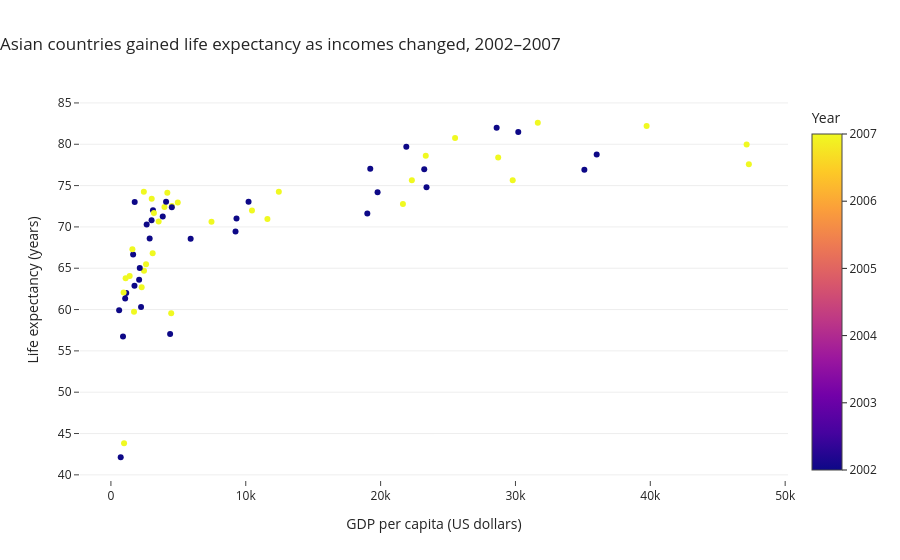

Notebook code cell kept with this figure:
### Markdown cell above
## Task 1 — Scatter: life expectancy change over time

**What to build:** A scatter showing **GDP per capita vs life expectancy** for **two years** (2002 and 2007) to show how both moved — use **colour for year** (just 2 colours), **one continent only**.

Choose any continent except Africa (that was the example). Highlight the change direction.

> 💡 Filter: `df.loc[df['continent'] == 'YOUR_CHOICE']` then filter years

### Code cell
# Task 1: GDP per capita and life expectancy in Asia, 2002 vs 2007
 
asia_data = df.loc[df["continent"] == "Asia"]

asia_data = asia_data.loc[asia_data["year"].isin([2002, 2007])]
 
fig = px.scatter(

    asia_data,

    x="gdpPercap",

    y="lifeExp",

    color="year",

    color_discrete_map={

        2002: "#4C78A8",

        2007: "#E45756"

    },

    hover_name="country",

    hover_data={

        "gdpPercap": ":,.0f",

        "lifeExp": ":.1f",

        "year": True

    },

    title="Asian countries gained life expectancy as incomes changed, 2002–2007",

    labels={

        "gdpPercap": "GDP per capita (US dollars)",

        "lifeExp": "Life expectancy (years)",

        "year": "Year"

    }

)
 
fig.update_layout(

    template="simple_white",

    title_x=0,

    xaxis=dict(showgrid=False, showline=False),

    yaxis=dict(showgrid=True, gridcolor="#EEEEEE", showline=False),

    legend_title_text="Year"

)
 
fig.show()

fig.show(renderer="png")

### Figure 1 — Plotly figure (JSON) as saved in the notebook; plotly's stock layout.template omitted (floating-point values rounded to 4 significant figures)
{"data": [{"customdata": [[2002], [2007], [2002], [2007], [2002], [2007], [2002], [2007], [2002], [2007], [2002], [2007], [2002], [2007], [2002], [2007], [2002], [2007], [2002], [2007], [2002], [2007], [2002], [2007], [2002], [2007], [2002], [2007], [2002], [2007], [2002], [2007], [2002], [2007], [2002], [2007], [2002], [2007], [2002], [2007], [2002], [2007], [2002], [2007], [2002], [2007], [2002], [2007], [2002], [2007], [2002], [2007], [2002], [2007], [2002], [2007], [2002], [2007], [2002], [2007], [2002], [2007], [2002], [2007], [2002], [2007]], "hovertemplate": "<b>%{hovertext}</b><br><br>GDP per capita (US dollars)=%{x:,.0f}<br>Life expectancy (years)=%{y:.1f}<br>Year=%{marker.color}<extra></extra>", "hovertext": ["Afghanistan", "Afghanistan", "Bahrain", "Bahrain", "Bangladesh", "Bangladesh", "Cambodia", "Cambodia", "China", "China", "Hong Kong, China", "Hong Kong, China", "India", "India", "Indonesia", "Indonesia", "Iran", "Iran", "Iraq", "Iraq", "Israel", "Israel", "Japan", "Japan", "Jordan", "Jordan", "Korea, Dem. Rep.", "Korea, Dem. Rep.", "Korea, Rep.", "Korea, Rep.", "Kuwait", "Kuwait", "Lebanon", "Lebanon", "Malaysia", "Malaysia", "Mongolia", "Mongolia", "Myanmar", "Myanmar", "Nepal", "Nepal", "Oman", "Oman", "Pakistan", "Pakistan", "Philippines", "Philippines", "Saudi Arabia", "Saudi Arabia", "Singapore", "Singapore", "Sri Lanka", "Sri Lanka", "Syria", "Syria", "Taiwan", "Taiwan", "Thailand", "Thailand", "Vietnam", "Vietnam", "West Bank and Gaza", "West Bank and Gaza", "Yemen, Rep.", "Yemen, Rep."], "legendgroup": "", "marker": {"color": [2002, 2007, 2002, 2007, 2002, 2007, 2002, 2007, 2002, 2007, 2002, 2007, 2002, 2007, 2002, 2007, 2002, 2007, 2002, 2007, 2002, 2007, 2002, 2007, 2002, 2007, 2002, 2007, 2002, 2007, 2002, 2007, 2002, 2007, 2002, 2007, 2002, 2007, 2002, 2007, 2002, 2007, 2002, 2007, 2002, 2007, 2002, 2007, 2002, 2007, 2002, 2007, 2002, 2007, 2002, 2007, 2002, 2007, 2002, 2007, 2002, 2007, 2002, 2007, 2002, 2007], "coloraxis": "coloraxis", "symbol": "circle"}, "mode": "markers", "name": "", "orientation": "v", "showlegend": false, "type": "scatter", "x": [726.7, 974.6, 23400.0, 29800.0, 1136.0, 1391.0, 896.2, 1714.0, 3119.0, 4959.0, 30210.0, 39720.0, 1747.0, 2452.0, 2874.0, 3541.0, 9241.0, 11610.0, 4391.0, 4471.0, 21910.0, 25520.0, 28600.0, 31660.0, 3845.0, 4519.0, 1647.0, 1593.0, 19230.0, 23350.0, 35110.0, 47310.0, 9314.0, 10460.0, 10210.0, 12450.0, 2141.0, 3096.0, 611.0, 944.0, 1057.0, 1091.0, 19770.0, 22320.0, 2093.0, 2606.0, 2651.0, 3190.0, 19010.0, 21650.0, 36020.0, 47140.0, 3015.0, 3970.0, 4091.0, 4185.0, 23240.0, 28720.0, 5913.0, 7458.0, 1764.0, 2442.0, 4515.0, 3025.0, 2235.0, 2281.0], "xaxis": "x", "y": [42.13, 43.83, 74.8, 75.64, 62.01, 64.06, 56.75, 59.72, 72.03, 72.96, 81.5, 82.21, 62.88, 64.7, 68.59, 70.65, 69.45, 70.96, 57.05, 59.55, 79.7, 80.75, 82.0, 82.6, 71.26, 72.53, 66.66, 67.3, 77.05, 78.62, 76.9, 77.59, 71.03, 71.99, 73.04, 74.24, 65.03, 66.8, 59.91, 62.07, 61.34, 63.78, 74.19, 75.64, 63.61, 65.48, 70.3, 71.69, 71.63, 72.78, 78.77, 79.97, 70.81, 72.4, 73.05, 74.14, 76.99, 78.4, 68.56, 70.62, 73.02, 74.25, 72.37, 73.42, 60.31, 62.7], "yaxis": "y"}], "layout": {"coloraxis": {"colorbar": {"title": {"text": "Year"}}, "colorscale": [[0, "#0d0887"], [0.1111, "#46039f"], [0.2222, "#7201a8"], [0.3333, "#9c179e"], [0.4444, "#bd3786"], [0.5556, "#d8576b"], [0.6667, "#ed7953"], [0.7778, "#fb9f3a"], [0.8889, "#fdca26"], [1, "#f0f921"]]}, "legend": {"title": {"text": "Year"}, "tracegroupgap": 0}, "title": {"text": "Asian countries gained life expectancy as incomes changed, 2002–2007", "x": 0}, "xaxis": {"anchor": "y", "domain": [0, 1], "showgrid": false, "showline": false, "title": {"text": "GDP per capita (US dollars)"}}, "yaxis": {"anchor": "x", "domain": [0, 1], "gridcolor": "#EEEEEE", "showgrid": true, "showline": false, "title": {"text": "Life expectancy (years)"}}}}
